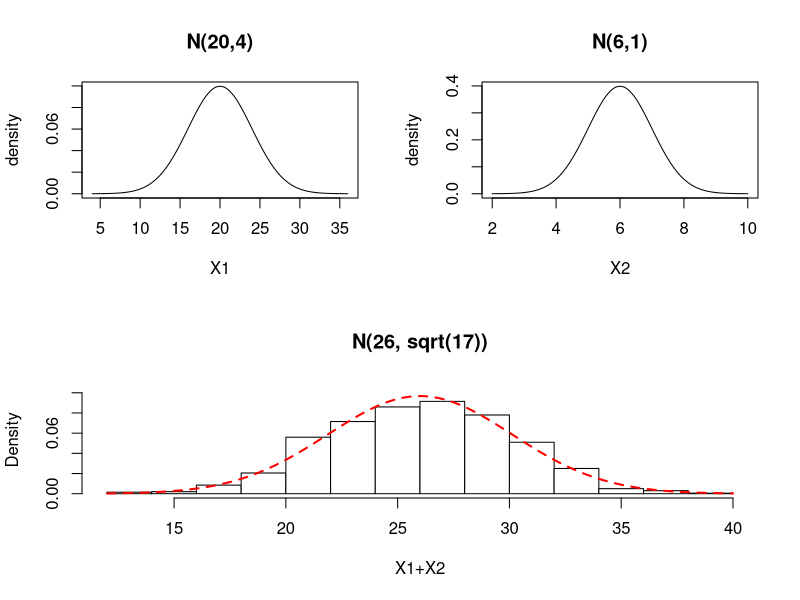

Reproduce this figure in R.
####################################################
# histogram with normal distribution
####################################################
hist.norm <- function(X, mu, sigma, ...) { 
  h = hist(X, plot = FALSE)
  col = rep("white", length(h$breaks))
  ylim = NULL
  m = max( max(h$density), dnorm(mu, mean = mu, sd = sigma))
  m = m +0.1*m  
  ylim = c(0,m)
  
  hist(X, prob = TRUE, ylim = ylim, col = col, ...)
  
  curve(dnorm(x, mean = mu, sd = sigma), col = "red", lty = 2, lwd = 2, 
        add = TRUE)
}

####################################################
# normal density - graphs normal density with 
# x range of (mu -r*sigma) to (mu + r* sigma)
####################################################
norm.density <- function(mu, sigma, r=4, main = NULL, ylab = "density", ...) {
  x = seq(mu-r*sigma, mu+r*sigma, length.out = 100)
  if (is.null(main)) main = paste("N(", mu, ",", sigma, ")", sep = "")
  plot(x, dnorm(x, mean = mu, sd = sigma), type = "l",
       ylab = ylab, main = main, ...)  
}

add.norm <- function(mu1,sigma1, mu2,sigma2) {
  x1 = rnorm(1, mean = mu1, sd = sigma1)
  x2 = rnorm(1, mean = mu2, sd = sigma2)
  x1+x2
}
  

mu1 = 20
sigma1 = 4

mu2 = 6
sigma2 = 1

r = replicate(1000, add.norm(mu1,sigma1,mu2,sigma2))

#############################################################
# If X1 ~ N(mu1, sigma1) and X2 ~ N(mu2, sigma2), then
# X1+X2 ~ N(mu1+mu2,   sqrt(sigma1**2 + sigma2**2))
#############################################################

mu12 = mu1+mu2
sigma12 = sqrt(sigma1**2+sigma2**2)


split.screen(c(2,1))           # splits screen into 2 rows
split.screen(c(1,2))           # splits 1st row into 2 columns
screen(3)                      # select top left
norm.density(mu1, sigma1, xlab = "X1")
screen(4)                      # select top right
norm.density(mu2, sigma2, xlab = "X2")
screen(2)                      # select bottom 
hist.norm(r, mu = mu12, sigma = sigma12,
          main = "N(26, sqrt(17))", xlab = "X1+X2")
close.screen(all=TRUE)


##################################################################
# Example: In a survey of 2600 individuals, 110 out of 1120 males 
# were red-green color-blind and 10 out of 1480 females were
# red-green colorblind. Is there a signifcant relationship 
# (at p < 0.05) between sex and red-green color-blindness?
# Answer this question by carrying out the steps below.
##################################################################

#1. State the null and alternative hypotheses

#2. Find the test statistic

#3. Find the p-value

#4. State the conclusion


